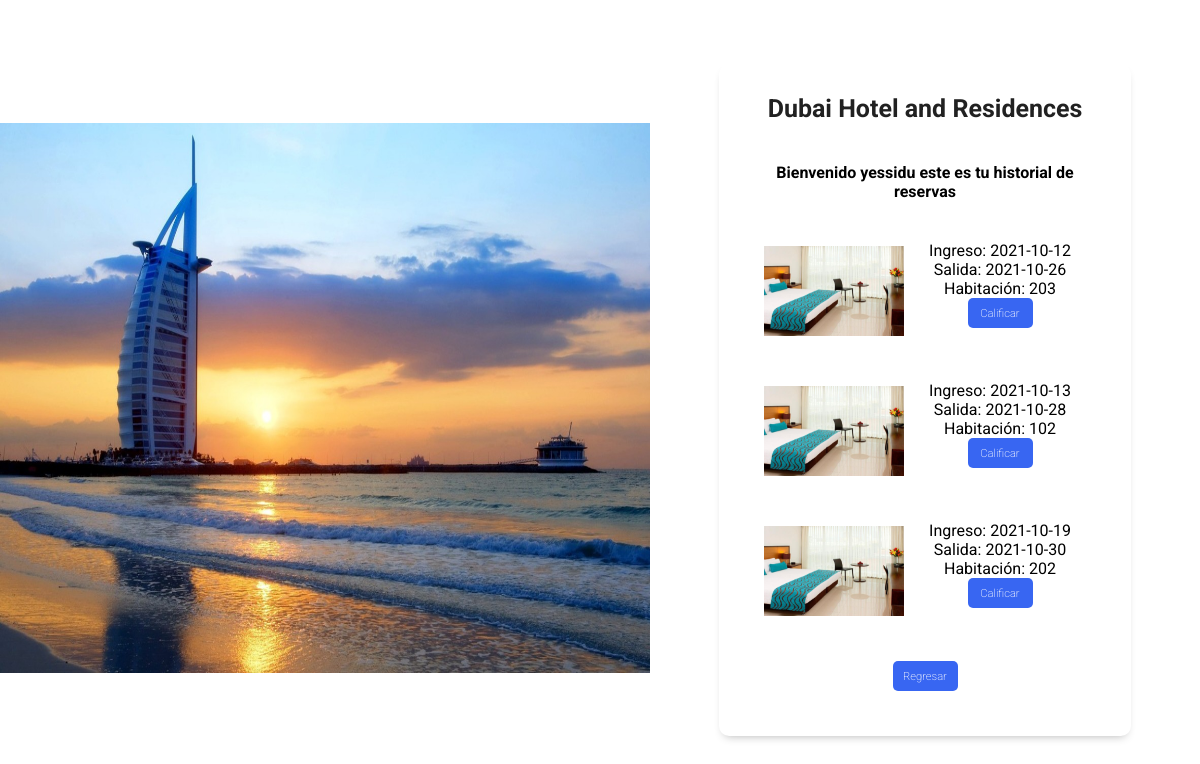
Page /reservar/listar (signed in) on the earlier database version.
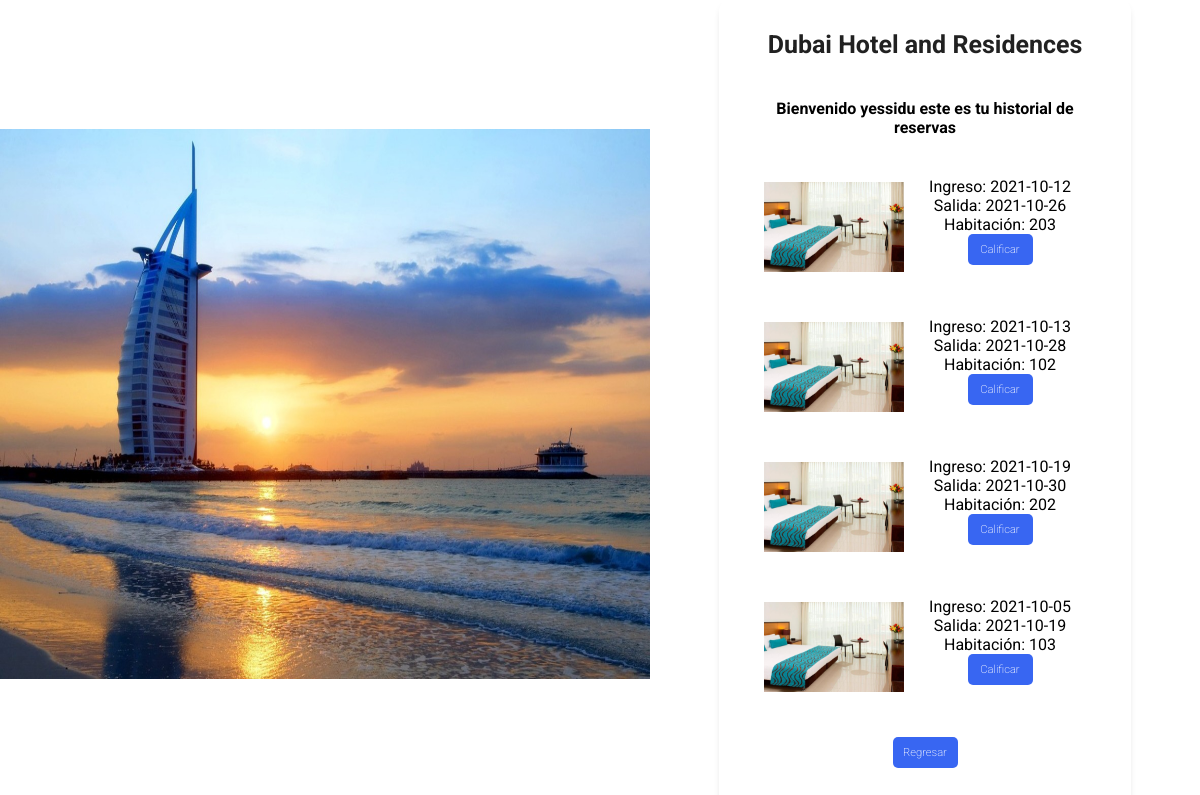
Same page on the later database version.
### tables this page shows
CREATE TABLE reserva (idreserva INTEGER PRIMARY KEY AUTOINCREMENT, fechaingreso DATE NOT NULL, fechasalida DATE NOT NULL, idusuario INTEGER REFERENCES usuario (idusuario) ON DELETE NO ACTION ON UPDATE CASCADE, idhabitacion TEXT REFERENCES habitacion (idhabitacion) ON DELETE NO ACTION ON UPDATE CASCADE);

### app.py (the view)
@app.route("/reservar/listar", methods=["GET", "POST"])
def listar():
    if request.method == 'GET':
        id = log.user
        print ("el usuario es: ", id)
        try:
            with sqlite3.connect("dbh.db") as con:
                con.row_factory = sqlite3.Row
                cur = con.cursor()
                cur.execute("SELECT * FROM reserva WHERE idusuario = ?", [id])
                row = cur.fetchall()
            if row is None:
                flash('No hay habitaciones disponibles, de acuerdo a tu búsqueda')
        except Error:
            return "fallamos, donde???"
    else:
        print("error en el metodo")
    return render_template ("listaReserva.html", row=row, nombre=log.nombre)

### templates/listaReserva.html (shortened to what this page needs)
<!DOCTYPE html>
<html lang="es">
<head>
    <link rel="stylesheet" href="{{url_for('static',filename='css/listaReserva.css')}}">
</head>
<body>
<table width="100%" border="0" cellspacing="0" cellpadding="0">
  	<tbody>
	<tr>
      <td width="50%" align="center"><img src="/static/img/login.jpeg"
			   alt="Es hora de viajar"
			   width="650px" height="550px" /></td>
      <td width="50%">
            <form action="" class="form" method="GET">
                <h2 class="form_title">Dubai Hotel and Residences</h2>
                <div class="form_container">
                    <h4>Bienvenido {{ nombre }} este es tu historial de reservas</h4>
                    {% for r in row %}
                    <div class="form_group">
                        <img src="/static/img/cama.jpg" alt="Habitacion" style="width: 150px; height: 100px; float: left; padding: 5px;">
                        <label> Ingreso: {{ r["fechaingreso"] }} </label>
						<br>
                        <label> Salida: {{ r["fechasalida"] }} </label>
                        <br>
                        <label> Habitación: {{ r["idhabitacion"] }} </label>
                        <br>
                        <a href="/reservar/crear/comentarios"><input type="button" class="form_submit" width="150px" value=" Calificar "></a>
                        <br>
                    </div>
                    {% endfor%}
                    <div style="text-align: center;">
                        <input type="button" class="form_submit" width="150px" value=" Regresar " onClick="history.go(-1);">
                    </div>
                </div>
            </form>
		</td>
    </tr>
    </tbody>
</table>
</body>
</html>

### static/css/listaReserva.css (style rules this page uses)
* { margin: 0; padding: 0; box-sizing: border-box }
body { font-family: 'Roboto', sans-serif; background-position:center; background-size: cover; display: flex; min-height: 100vh; z-index: -1; }
.form { z-index: 1; background-color: #fff; margin: auto; width: 75%; max-width: 780px; padding: 30px 25px; border-radius: 10px; box-shadow: 0 5px 10px -5px rgb(0 0 0 / 30%); text-align: center; }
.form_title { color: #212121; font-size: 25px; margin-bottom: 10px; }
.form_container { border: 0; padding:15px; margin-top: 25px; display: grid; gap: 2.5em }
.form_group { position: relative; --color:#5757577e; }
.form_submit { width: 65px; background: #3866f2; color: #fff; font-family: 'Roboto', sans-serif; font-weight: 200; font-size: 0.7rem; padding: .8em 0; border: none; border-radius: 5px; cursor:pointer; }

Differences in the rows shown:
added reserva: fechaingreso "2021-10-05", fechasalida "2021-10-19", idhabitacion "103"
